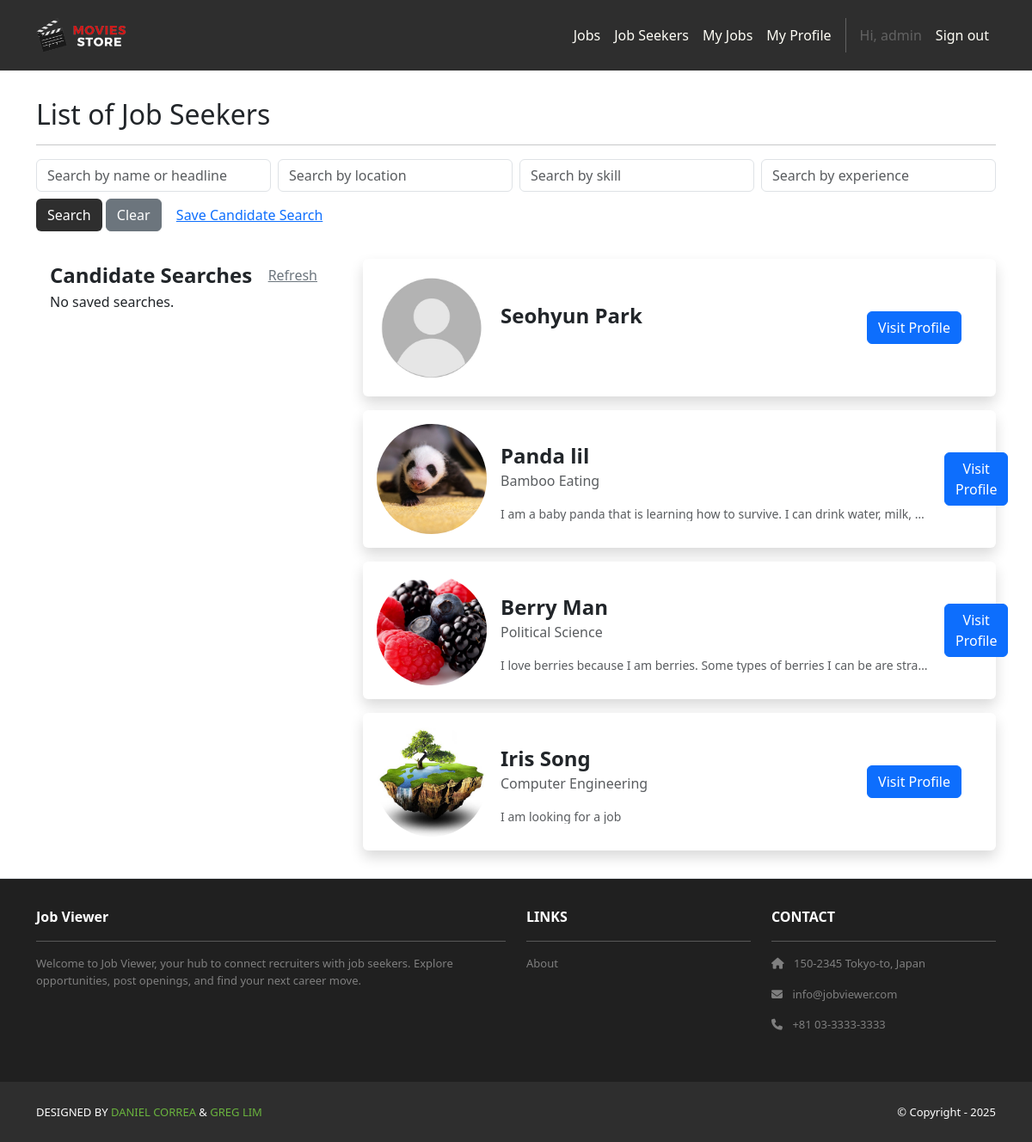
Page /jobSeekers/ (signed in) on the earlier database version.
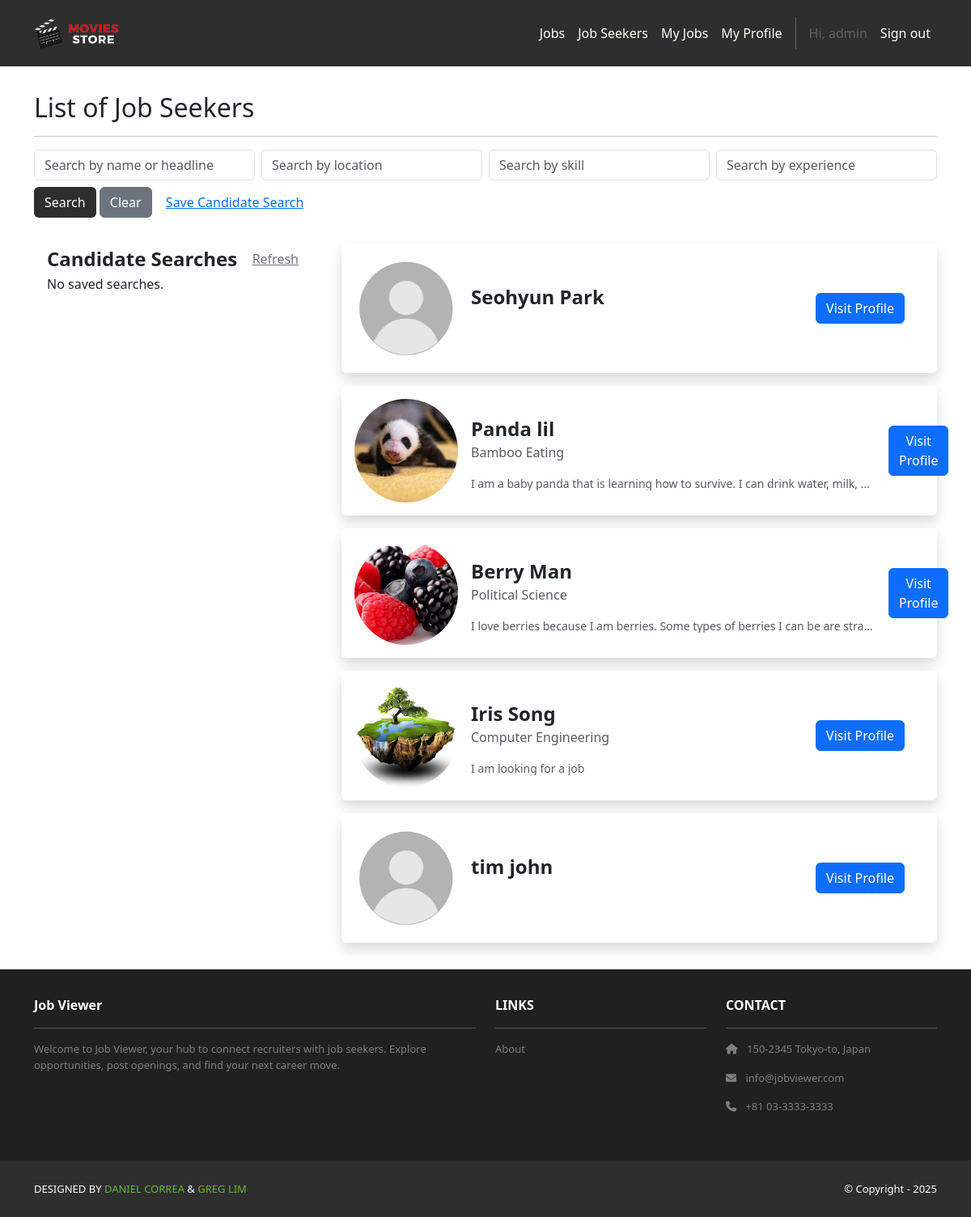
Same page on the later database version.
### accounts/models.py (models this page shows, shortened)
class User(AbstractUser):
    class Roles(models.TextChoices):
        RECRUITER = "RECRUITER", "Recruiter"
        JOB_SEEKER = "JOB_SEEKER", "Job Seeker"
    role = models.CharField(
        max_length=20, choices=Roles.choices, default=Roles.JOB_SEEKER, db_index=True
    )
    @property
    def is_recruiter(self) -> bool:
        return self.role == self.Roles.RECRUITER

### jobSeekers/models.py (models this page shows, shortened)
class JobSeeker(models.Model):
    user = models.OneToOneField(
        settings.AUTH_USER_MODEL, on_delete=models.CASCADE, related_name="jobseeker_profile"
    )
    firstName = models.CharField("First Name", max_length=255)
    lastName  = models.CharField("Last Name", max_length=255)
    location  = models.CharField("Location", max_length=255, blank=True)
    image     = models.ImageField("Profile Image", upload_to='jobSeeker_images/', null=True, blank=True)
    years_experience = models.PositiveIntegerField(null=True, blank=True)
    open_to_work = models.BooleanField(default=True)
    desired_salary_min = models.PositiveIntegerField(null=True, blank=True)
    desired_salary_max = models.PositiveIntegerField(null=True, blank=True)
    education = models.ForeignKey("Institution", on_delete=models.PROTECT, related_name="jobSeeker", null=True, blank=True)
    degree    = models.CharField(max_length=255, blank=True)
    startYear = models.IntegerField("Start Year", null=True, blank=True)
    endYear   = models.IntegerField("End Year", null=True, blank=True)
    headline   = models.TextField(blank=True)
    experience = models.ManyToManyField("Experience", related_name="jobSeeker", blank=True)
    skills     = models.ManyToManyField("Skill", related_name="jobSeeker", blank=True)
    links      = models.ManyToManyField("Link", related_name="jobSeeker", blank=True)
    hide_image = models.BooleanField(default=False)
    hide_headline = models.BooleanField(default=False)
    hide_profile = models.BooleanField(default=False)
    hide_location = models.BooleanField(default=False)
    @property
    def full_name(self):
        return f"{self.firstName} {self.lastName}"

### jobSeekers/views.py (the view, shortened to what this page needs)
# urls.py: path('', views.index, name='home.index'),
@login_required
@recruiter_required
def index(request):
    name_term = request.GET.get("name", "")
    location_term = request.GET.get("location", "")
    skill_term = request.GET.get("skill", "")
    experience_term = request.GET.get("experience", "")
    jobSeekers = build_jobseeker_qs(name_term, location_term, skill_term, experience_term)
    candidateSearches = (
        CandidateSearch.objects
        .filter(user=request.user)
        .annotate(matches_count=Count("matches", distinct=True))
        .prefetch_related("matches")  # optional if you also list them
    )
    template_data = {
        "title": "Job Seekers",
        "jobSeekers": jobSeekers,
        "candidateSearches": candidateSearches,
    }
    return render(request, "jobSeekers/index.html", {"template_data": template_data})

### jobSeekers/views.py (called while the page is built)
def build_jobseeker_qs(name="", location="", skill="", experience=""):
    qs = JobSeeker.objects.filter(hide_profile=False)
    if name:
        qs = qs.filter(
            Q(firstName__icontains=name) |
            Q(lastName__icontains=name) |
            Q(headline__icontains=name)
        )
    if location:
        qs = qs.filter(location__icontains=location)
    if skill:
        qs = qs.filter(skills__name__icontains=skill)
    if experience:
        qs = qs.filter(experience__name__icontains=experience)
    return qs.distinct()

### jobSeekers/templates/jobSeekers/index.html (shortened to what this page needs)
{% extends 'base.html' %}
{% block content %}
{% load static %}
<div class="p-3">
  <div class="container">
    <div class="row mt-3">
      <div class="col mx-auto mb-3">
        <h2>List of Job Seekers</h2>
        <hr />
        <form method="GET">
          <div class="row g-2">
            <div class="col-md-3">
              <input type="text" class="form-control" name="name"
                    placeholder="Search by name or headline"
                    value="{{ request.GET.name }}">
            </div>
            <div class="col-md-3">
              <input type="text" class="form-control" name="location"
                    placeholder="Search by location"
                    value="{{ request.GET.location }}">
            </div>
            <div class="col-md-3">
              <input type="text" class="form-control" name="skill"
                    placeholder="Search by skill"
                    value="{{ request.GET.skill }}">
            </div>
            <div class="col-md-3">
              <input type="text" class="form-control" name="experience"
                    placeholder="Search by experience"
                    value="{{ request.GET.experience }}">
            </div>
          </div>
          <div class="row mt-2">
            <div class="col-auto">
              <button class="btn bg-dark text-white" type="submit">Search</button>
              <a href="{% url 'jobSeekers.index' %}" class="btn btn-secondary">Clear</a>
              <button
                class="btn btn-link text-primary"
                type="submit"
                formaction="{% url 'jobSeekers.save_candidate_search' %}"
                formmethod="get">
                Save Candidate Search
              </button>
            </div>
          </div>
        </form>
      </div>
    </div>
    <div class="row">
      <div class="col-md-4 col-12 mb-3">
        <div class="card p-3 border-0">
          <div class="d-flex align-items-center">
            <div class="fw-semibold lh-sm fs-4 text-truncate">Candidate Searches</div>
            <a href="{% url 'jobSeekers.refresh_candidate_searches' %}" class="btn btn-link text-secondary ms-auto">Refresh</a>
          </div>
          {% if not template_data.candidateSearches %}
            No saved searches.
          {% endif %}
        </div>
      </div>
      <div class="col-md-8 col-12 mb-3">
        {% for jobSeeker in template_data.jobSeekers %}
          <div class="card p-3 border-0 shadow mt-3">
            <div class="d-flex gap-3 align-items-start flex-column flex-sm-row align-items-center">
              {% if not jobSeeker.hide_image and jobSeeker.image %}
                <img class="flex-shrink-0" src="{{ jobSeeker.image.url }}" alt="{{ jobSeeker.full_name }}"
                    width="128" height="128"
                    style="width:128px;height:128px;border-radius:50%;object-fit:cover;object-position:center;display:block;"
                    loading="lazy">
              {% else %}
                <img class="flex-shrink-0" src="{% static 'img/default_profile.jpg' %}" alt="No profile image"
                    width="128" height="128"
                    style="width:128px;height:128px;border-radius:50%;object-fit:cover;object-position:center;display:block;"
                    loading="lazy">
              {% endif %}
              <div class="flex-grow-1 mt-3">
                <div class="fw-semibold lh-sm fs-4 text-truncate" style="max-width: 500px;">
                  {{ jobSeeker.firstName }} {{ jobSeeker.lastName }}
                </div>
                <div class="text-body-secondary my-1 lh-sm mb-3 text-truncate" style="max-width: 500px;">
                  {{ jobSeeker.degree }}
                </div>
                {% if not jobSeeker.hide_headline %}
                  <div class="text-muted small my-1 lh-sm d-inline-block text-truncate" style="max-width: 500px;">
                    {{ jobSeeker.headline }}
                  </div>
                {% endif %}
              </div>
              <a href="{% url 'jobSeekers.show' id=jobSeeker.id %}" class="btn btn-primary ms-auto me-4">
                Visit Profile
              </a>
            </div>
          </div>
        {% empty %}
       <p>No job seekers found.</p>
        {% endfor %}
      </div>
    </div>
  </div>
</div>
{% endblock content %}

### jobStore/templates/base.html (shortened to what this page needs)
<!DOCTYPE html>
<html>
  {% load static %}
  <head>
    <link href="https://cdn.jsdelivr.net/npm/bootstrap@5.3.3/dist/css/bootstrap.min.css"
          rel="stylesheet">
    <link rel="stylesheet"
          href="https://cdnjs.cloudflare.com/ajax/libs/font-awesome/6.1.1/css/all.min.css">
    <link rel="stylesheet" type="text/css" href="{% static 'css/style.css' %}">
  </head>
  <body class="d-flex flex-column min-vh-100">
    <nav class="p-3 navbar navbar-dark bg-dark navbar-expand-lg">
      <div class="container">
        <a class="navbar-brand" href="{% url 'home.index' %}">
          <img src="{% static 'img/logo.png' %}" alt="logo" height="40" />
        </a>
        <div class="collapse navbar-collapse" id="navbarNavAltMarkup">
          <div class="navbar-nav ms-auto navbar-ml">
            <a class="nav-link" href="{% url 'jobs.list' %}">Jobs</a>
            {% if user.is_authenticated %}
              {% if user.is_staff or user.is_recruiter %}
                <a class="nav-link" href="{% url 'jobSeekers.index' %}">Job Seekers</a>
                <a class="nav-link" href="{% url 'jobs.dashboard' %}">My Jobs</a>
              {% endif %}
              {% if user.is_staff or user.is_jobseeker %}
              <a class="nav-link" href="{% url 'jobSeekers.my_profile' %}">My Profile</a>
              {% endif %}
              <span class="nav-link disabled">Hi, {{ user.username }}</span>
              <a class="nav-link" href="{% url 'logout' %}">Sign out</a>
            {% else %}
              <a class="nav-link" href="{% url 'login' %}">Log in</a>
              <a class="nav-link" href="{% url 'signup.choice' %}">Sign up</a>
            {% endif %}
          </div>
        </div>
      </div>
    </nav>
    <div class="flex-grow-1">
      {% block content %}
      {% endblock content %}
    </div>
    <section class="p-3 ms-footer d-none d-md-block mt-auto py-3 border-top">
      <div class="container">
        <div class="row mt-3 text-white">
          <div class="col-md-6 col-lg-6 col-xl-6 mx-auto mb-4">
            <b>Job Viewer</b>
            <hr />
            <p>
              Welcome to Job Viewer, your hub to connect recruiters with job seekers.
              Explore opportunities, post openings, and find your next career move.
            </p>
          </div>
          <div class="col-md-3 col-lg-3 col-xl-3 mx-auto mb-4">
            <b>LINKS</b>
            <hr />
            <p><a class="nav-link" href="{% url 'home.about' %}">About</a></p>
          </div>
          <div class="col-md-3 col-lg-3 col-xl-3 mx-auto mb-4">
            <b>CONTACT</b>
            <hr />
            <p><i class="fas fa-home me-2"></i> 150-2345 Tokyo-to, Japan</p>
            <p><i class="fas fa-envelope me-2"></i> info@jobviewer.com</p>
            <p><i class="fas fa-phone me-2"></i> +81 03-3333-3333</p>
          </div>
        </div>
      </div>
    </section>
    <section class="p-3 ms-footer-bottom bg-dark">
      <div class="container d-flex justify-content-between">
        <div class="me-5 text-white">
          <span>DESIGNED BY
            <a href="https://www.x.com/danielgarax" target="_blank">DANIEL CORREA</a> &
            <a href="https://www.x.com/greglim81" target="_blank">GREG LIM</a>
          </span>
        </div>
        <div class="text-white">
          <span>© Copyright - 2025</span>
        </div>
      </div>
    </section>
  </body>
</html>

### jobStore/static/css/style.css (style rules this page uses)
html { outline: 4px dashed hotpink !important; }
.navbar a.nav-link { color: #FFFEF6 !important; }
.bg-dark { background-color: #2E2E2E !important; }
.ms-footer { background-color: #202020; }
.ms-footer p { color: #7F7F7F; font-size: 13px; }
.ms-footer-bottom span { font-size: 13px; line-height: 38px; }
.ms-footer-bottom a { color: #6ab43e; text-decoration: none; }

Differences in the rows shown:
added JobSeeker: hide_image False (drawn), firstName "tim", lastName "john"
